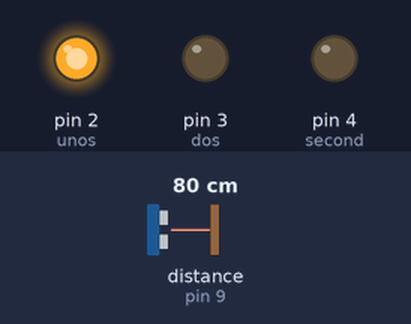
Simulated run of this sketch. Board: Arduino Uno, built with avr-gcc and run on an emulated ATmega328P. Shown: output pins drawn as LEDs (lit = HIGH). Wiring (inferred from the names in the program): ultrasonic range finder: trigger pin 8; echo pin 9. The test bench sets the inputs (shaded band); at power-on: distance to the obstacle (sensor on pin 9) 80 cm. The echo pulse lasts 58.3 µs per cm; pins used as bus, display or sensor lines are not drawn.

Above: at 1.8 s.
1.9 s: distance to the obstacle (sensor on pin 9) set to 24 cm
3.7 s: distance to the obstacle (sensor on pin 9) set to 19 cm
At 5.3 s:
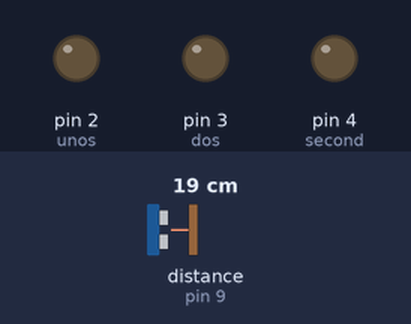
At 6.1 s:
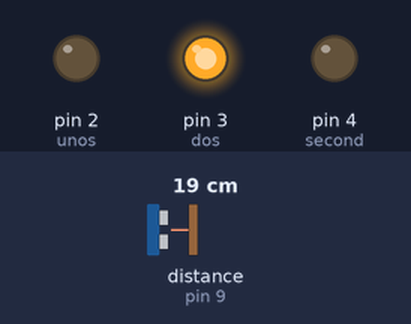
Timing chart, 0 to 10.0 s (numbered marks = the images above; inputs shaded):
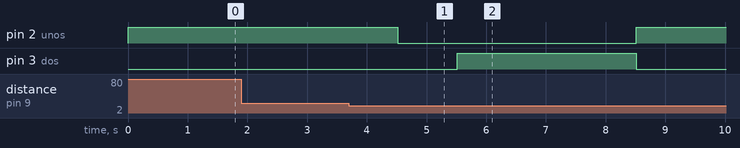

The sketch:

object_avoiding_robot.ino
```cpp
#define trigPin 8
#define echoPin 9
//const int en1=3;                             //ENABLES
//const int en2=5;
const int dos=3;                            //LEFT MOTOR
const int unos=2;
const int first=5;                             //RIGHT MOTOR
const int second=4;


// UNOS = MOTOR LEFT FRONT, DOS = MOTOR LEFT BACK
// FIRST = MOTOR RIGHT FRONT, SECOND = MOTOR RIGHT BACK


void setup() {
 // pinMode(en1,1);
 // pinMode(en2,1);
  pinMode(unos,1);
  pinMode(dos,1);
   pinMode(first,1);
  pinMode(second,1);
// digitalWrite(en1,1);
 digitalWrite(unos,0);
 digitalWrite(dos,0);
  digitalWrite(first,0);
  digitalWrite(second,0);
    pinMode(trigPin, OUTPUT);
  pinMode(echoPin, INPUT);
}

void front(){
 digitalWrite(unos,1);
 digitalWrite(dos,0);
 pinMode(first,1);
 pinMode(second,0);
  }


void reverse(){
   digitalWrite(unos,0);
 digitalWrite(dos,1);
  pinMode(first,0);
  pinMode(second,1);

  }

void left(){
 digitalWrite(unos,1);
 digitalWrite(dos,0);
  pinMode(first,0);
  pinMode(second,1);
  }

void right(){

   digitalWrite(unos,0);
 digitalWrite(dos,1);
  pinMode(first,1);
  pinMode(second,0);

  }

void stopp(){
 digitalWrite(unos,0);
 digitalWrite(dos,0);
 pinMode(first,0);
 pinMode(second,0);
  }


    void loop() {
  long duration, distance;
  digitalWrite(trigPin, LOW);  // Added this line
  delayMicroseconds(2); // Added this line
  digitalWrite(trigPin, HIGH);
//  delayMicroseconds(1000); - Removed this line
  delayMicroseconds(10); // Added this line
  digitalWrite(trigPin, LOW);
  duration = pulseIn(echoPin, HIGH);
  distance = (duration/2) / 29.1;
      front();
  delay(500);

  if (distance <=20){
    stopp();
    delay(1000);


    reverse();
    delay(3000);
    left();
    delay(6000);

  }
  else {

    front();
  delay(500);

}}
```

Measured:
- the behaviour switches between 22 and 21 cm on distance to the obstacle (sensor on pin 9) (found by bisection; images 0 and 1)
- after the input at 1.9 s, every drawn part: stays the same
- after the input at 3.7 s, pin 2 (unos): HIGH → LOW after 0.82 s, → HIGH 4.0 s later; pin 3 (dos): LOW → HIGH after 1.8 s, → LOW 3.0 s later
